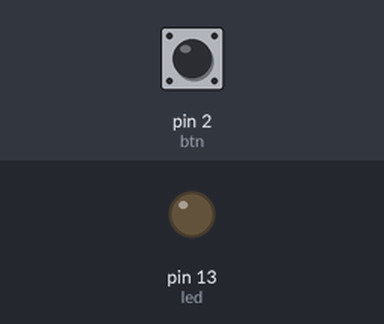
This sketch was run on a simulated Arduino Uno, built with avr-gcc and run on an emulated ATmega328P. Parts: output pins drawn as LEDs (lit = HIGH). Inputs (shaded band) come from the test bench; at power-on: pin 2 (btn) HIGH.

Above: at 1.2 s.
1.3 s: pin 2 (btn) pulled LOW for 0.15 s
At 1.37 s:
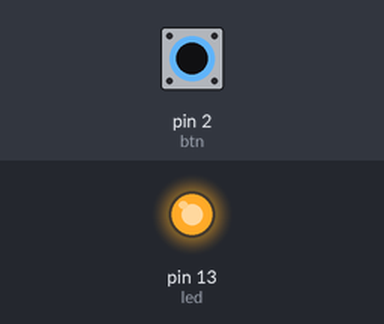
2.9 s: pin 2 (btn) pulled LOW for 3.2 s
At 7.4 s:
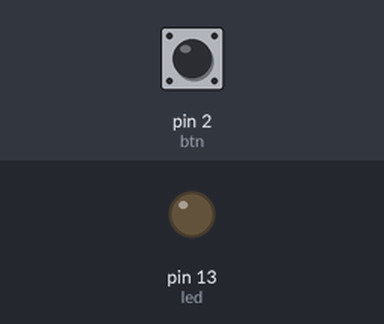
Timing chart, 0 to 8.9 s (numbered marks = the images above; inputs shaded):
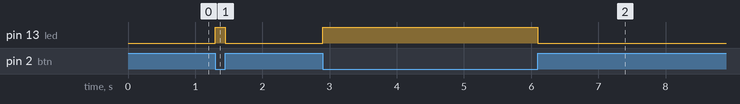

Measured:
- after the input at 1.3 s, pin 13 (led): LOW → HIGH at once, → LOW 0.15 s later
- after the input at 2.9 s, pin 13 (led): LOW → HIGH at once, → LOW 3.2 s later

The sketch:

sketch_may08a.ino
```cpp
int btn = 2;
int led = 13;
int btnState=0;
void setup() {
  // put your setup code here, to run once:
  pinMode(led,OUTPUT);
  pinMode(btn,INPUT);
  digitalWrite(btn,HIGH);
}

void loop() {
  // put your main code here, to run repeatedly:
  btnState = digitalRead(btn);
  if(btnState==HIGH){
    digitalWrite(led,LOW);
  }
  else{
    digitalWrite(led,HIGH);
  }
}
```
